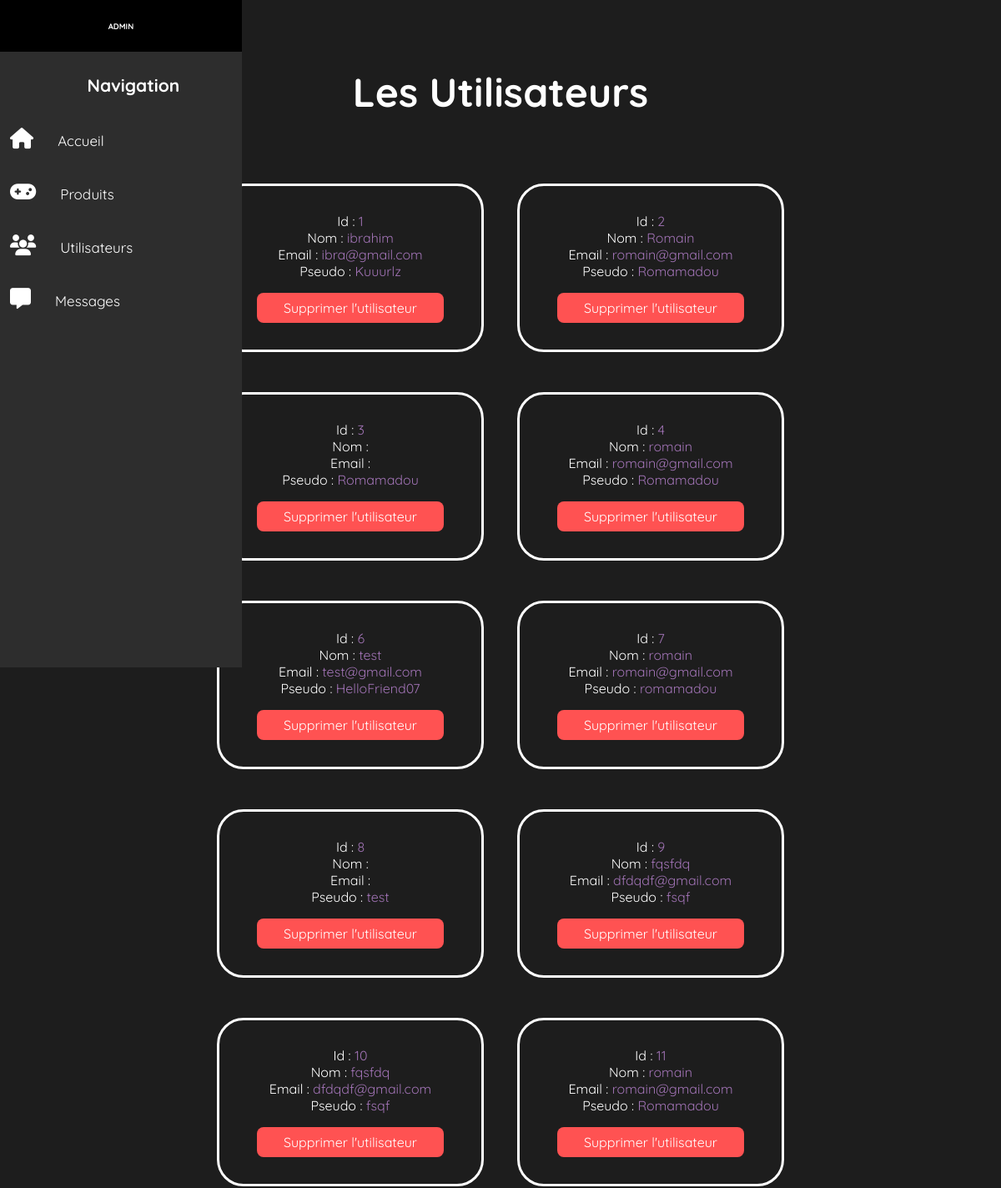
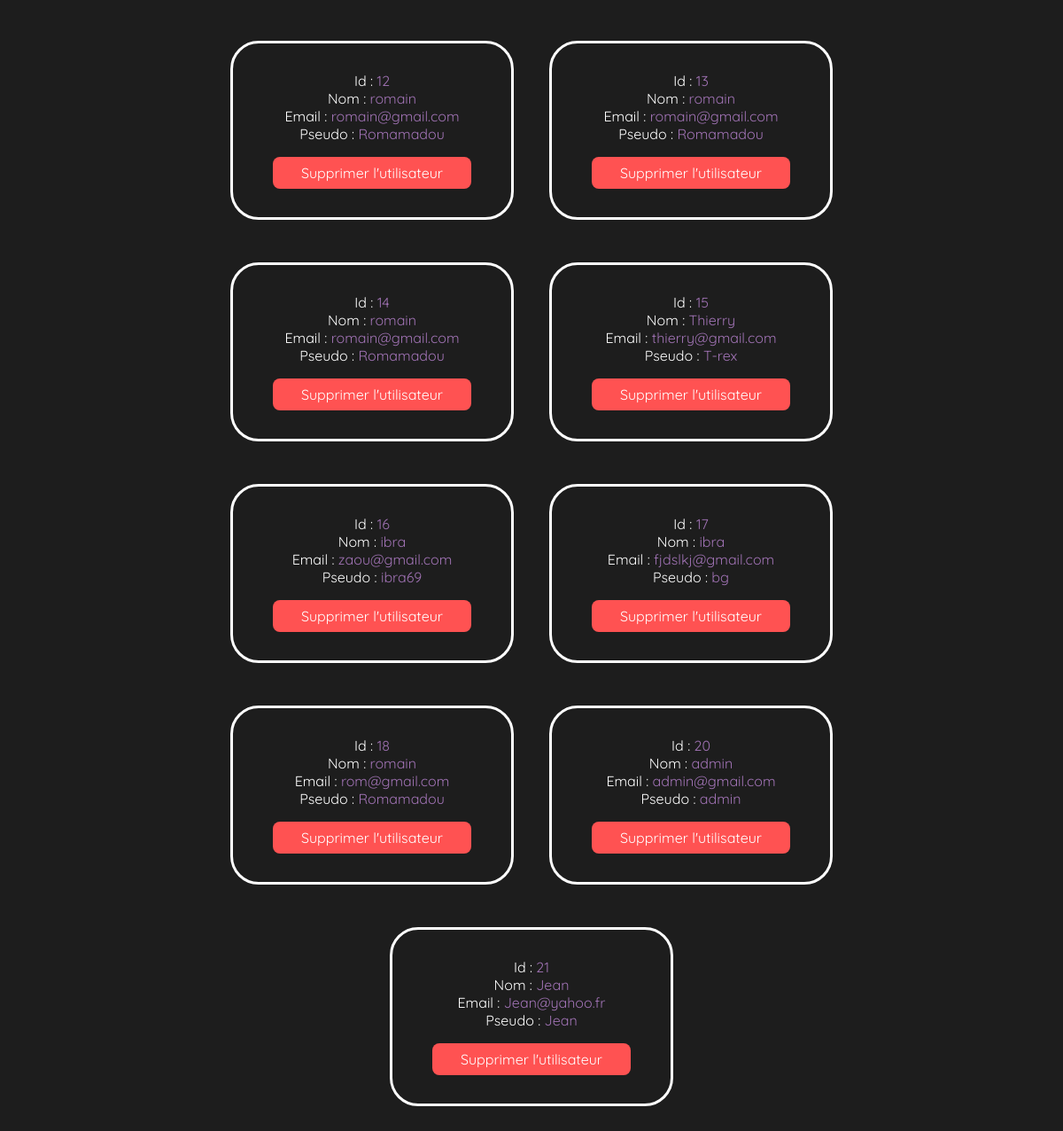
/dashboard_utilisateur.php, run on the app's committed database (2 pictures, top to bottom).
### tables this page shows
CREATE TABLE `users` (
  `usersID` int(11) NOT NULL,
  `pseudo` varchar(50) NOT NULL,
  `email` varchar(100) NOT NULL,
  `nom` varchar(50) NOT NULL,
  `mdp` varchar(60) NOT NULL
);

### dashboard_utilisateur.php (the view, shortened to what this page needs)
<?php
    include '_config.php';
?>
<!DOCTYPE html>
<html lang="fr">
<head>
    <link rel="stylesheet" href="css/style.css">
    <link
    rel="stylesheet"
    href="https://cdnjs.cloudflare.com/ajax/libs/animate.css/4.1.1/animate.min.css"/>
    <link
    rel="stylesheet"
    href="https://cdn.jsdelivr.net/npm/swiper@8/swiper-bundle.min.css"
    />
</head>
<body>
    <?php
        include('include/_header_dashboard.php');
    ?>
    <section class="dashboard">
        <h1>Les Utilisateurs</h1>
        <div class="dashboard-container-users">
                <?php
                    $select_users = mysqli_query($bdd, "SELECT * FROM `users`") or die('query failed');
                    while($fetch_users = mysqli_fetch_assoc($select_users)) {
                ?>
            <div class="data">
                    <p> Id : <span><?php echo $fetch_users['usersID']; ?></span></p>
                    <p> Nom : <span><?php echo $fetch_users['nom']; ?></span></p>
                    <p> Email : <span><?php echo $fetch_users['email']; ?></span></p>
                    <p> Pseudo : <span><?php echo $fetch_users['pseudo']; ?></span></p>
                    <?php
                        $alertBox = "Êtes vous sûr de vouloir supprimer " .$fetch_users['pseudo']. " ?";
                    ?>
                    <a href="dashboard_utilisateur.php?delete=<?php echo $fetch_users['usersID']; ?>" onclick="return confirm(' <?= $alertBox?>');" class="delete-btn" >Supprimer l'utilisateur</a>
            </div>
                <?php
                    };
                ?>
            </div>
    </section>
</body>
</html>

### css/style.css (style rules this page uses)
* { margin: 0; padding: 0; box-sizing: border-box; scroll-behavior: smooth; }
body { background-color: #1d1d1d; }
h1, h2, h3, h3, p, a, span, label, div { font-family: 'Quicksand', sans-serif; text-decoration: none; color: white; }
.container-pdt h3, p { margin: 5% 0; }
.container-pdt-manette h3, p { margin: 5% 0; }
.dashboard h1 { text-align: center; padding: 5rem 0; font-size: 3rem; }
.dashboard-container-users { width: 60%; margin: auto; display: flex; flex-wrap: wrap; justify-content: space-around; align-items: center; }
.dashboard-container-users .data { border: solid white; border-radius: 2rem; display: flex; width: 20rem; flex-direction: column; justify-content: center; align-items: center; padding: 2rem 0rem; margin-bottom: 3rem; }
.dashboard-container-users .data p { margin: 0; font-size: 1rem; }
.dashboard-container-users .data span { color: #a173b5; }
.dashboard-container-users .data a { background-color: rgb(255, 82, 82); padding: 0.5rem 2rem; border-radius: .5rem; margin-top: 1rem; }

### data on the page
users: usersID "1", nom "ibrahim", email "ibra@gmail.com", pseudo "Kuuurlz"
users: usersID "2", nom "Romain", email "romain@gmail.com", pseudo "Romamadou"
users: usersID "3", pseudo "Romamadou"
users: usersID "4", nom "romain", email "romain@gmail.com", pseudo "Romamadou"
users: usersID "6", nom "test", email "test@gmail.com", pseudo "HelloFriend07"
users: usersID "7", nom "romain", email "romain@gmail.com", pseudo "romamadou"
users: usersID "8", pseudo "test"
users: usersID "9", nom "fqsfdq", email "dfdqdf@gmail.com", pseudo "fsqf"
users: usersID "10", nom "fqsfdq", email "dfdqdf@gmail.com", pseudo "fsqf"
users: usersID "11", nom "romain", email "romain@gmail.com", pseudo "Romamadou"
users: usersID "12", nom "romain", email "romain@gmail.com", pseudo "Romamadou"
users: usersID "13", nom "romain", email "romain@gmail.com", pseudo "Romamadou"
users: usersID "14", nom "romain", email "romain@gmail.com", pseudo "Romamadou"
users: usersID "15", nom "Thierry", email "thierry@gmail.com", pseudo "T-rex"
users: usersID "16", nom "ibra", email "zaou@gmail.com", pseudo "ibra69"
users: usersID "17", nom "ibra", email "fjdslkj@gmail.com", pseudo "bg"
users: usersID "18", nom "romain", email "rom@gmail.com", pseudo "Romamadou"
users: usersID "20", nom "admin", email "admin@gmail.com", pseudo "admin"
users: usersID "21", nom "Jean", email "Jean@yahoo.fr", pseudo "Jean"
